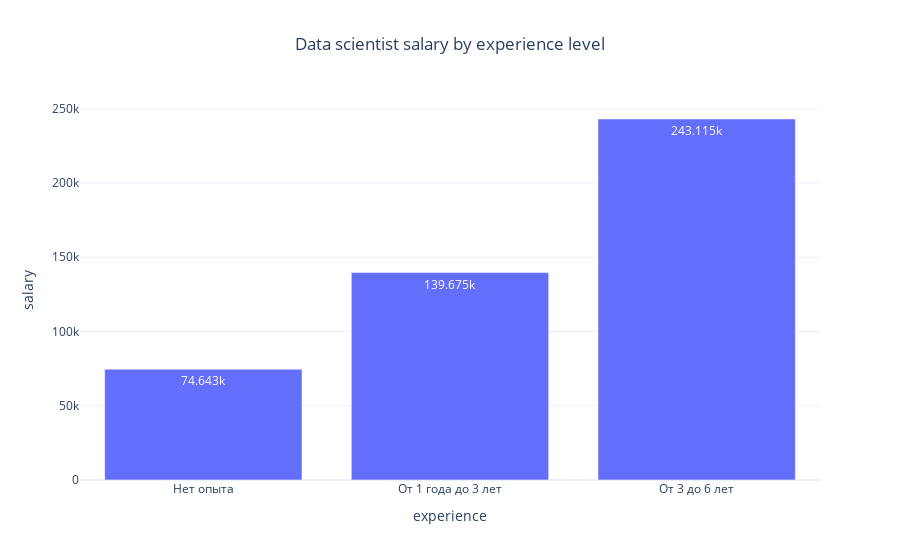

Notebook code for this chart:
### Markdown cell above
***

### Code cell
fig = px.bar(
    df_ds_experience, 
    x='experience', 
    y='salary', 
    title='Data scientist salary by experience level',
    text_auto=True
).update_layout(
    title={'x':0.5},
    template='plotly_white'
)
    
fig.show()
fig.show('png')

### Figure 1 — Plotly figure (JSON) as saved in the notebook; plotly's stock layout.template omitted (floating-point values rounded to 4 significant figures)
{"data": [{"alignmentgroup": "True", "hovertemplate": "experience=%{x}<br>salary=%{y}<extra></extra>", "legendgroup": "", "marker": {"color": "#636efa", "pattern": {"shape": ""}}, "name": "", "offsetgroup": "", "orientation": "v", "showlegend": false, "textposition": "auto", "texttemplate": "%{y}", "type": "bar", "x": ["Нет опыта", "От 1 года до 3 лет", "От 3 до 6 лет"], "xaxis": "x", "y": [74643, 139675, 243115], "yaxis": "y"}], "layout": {"barmode": "relative", "legend": {"tracegroupgap": 0}, "title": {"text": "Data scientist salary by experience level", "x": 0.5}, "xaxis": {"anchor": "y", "domain": [0, 1], "title": {"text": "experience"}}, "yaxis": {"anchor": "x", "domain": [0, 1], "title": {"text": "salary"}}}}
